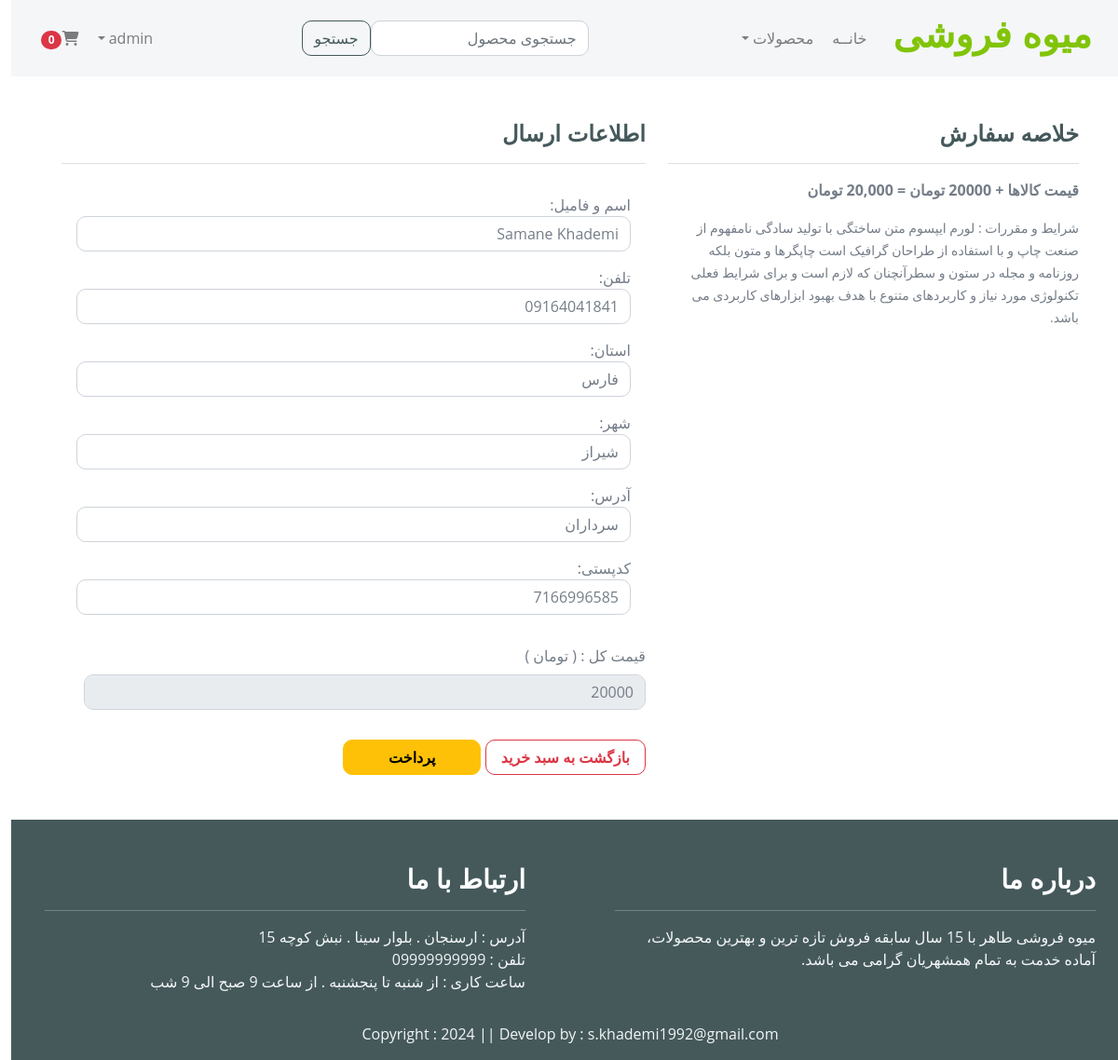
/payment/checkout/ (signed in), run on the app's committed database.
### store/models.py (models this page shows, shortened)
class Profile(models.Model):
    user = models.OneToOneField(User, on_delete=models.CASCADE)
    date_modified = models.DateTimeField(User, auto_now=True)
    full_name = models.CharField(max_length=100, default='', blank=True, null=True)
    phone = models.CharField(max_length=20, blank=True)
    state = models.CharField(max_length=200, blank=True)
    city = models.CharField(max_length=200, blank=True)
    address = models.CharField(max_length=200, blank=True)
    zipcode = models.CharField(max_length=200, blank=True)
    old_cart = models.CharField(max_length=200, blank=True, null=True)

### payment/views.py (the view)
# urls.py: path('checkout/', views.checkout, name='checkout'),
def checkout(request):
    cart = Cart(request)
    cart_products = cart.get_prods
    quantities = cart.get_quants
    shipped_cost = 20000
    totals = cart.cart_total() + shipped_cost
    if request.user.is_authenticated:
        shipping_user = Profile.objects.get(user__id=request.user.id)
        shipping_form = UserInfoForm(request.POST or None, instance=shipping_user)
        return render(request, 'payment/checkout.html',locals())
    else:
        shipping_form = UserInfoForm(request.POST or None)
        return render(request, 'payment/checkout.html',locals())

### store/forms.py
class UserInfoForm(forms.ModelForm):
    full_name = forms.CharField(label='اسم و فامیل', widget=forms.TextInput(attrs={'class': 'form-control'}), required=False)
    phone = forms.CharField(label='تلفن', widget=forms.TextInput(attrs={'class': 'form-control'}), required=False)
    state = forms.CharField(label='استان', widget=forms.TextInput(attrs={'class': 'form-control'}), required=False)
    city = forms.CharField(label='شهر', widget=forms.TextInput(attrs={'class': 'form-control'}), required=False)
    address = forms.CharField(label='آدرس', widget=forms.TextInput(attrs={'class': 'form-control'}), required=False)
    zipcode = forms.CharField(label='کدپستی', widget=forms.TextInput(attrs={'class': 'form-control'}), required=False)
    class Meta:
        model = Profile
        fields = ('full_name', 'phone', 'state', 'city', 'address', 'zipcode')

### cart/cart.py (called while the page is built, shortened)
    def __len__(self):
        return len(self.cart)

    def get_prods(self):
        product_ids = self.cart.keys()
        products = Product.objects.filter(id__in=product_ids)
        return products

    def cart_total(self):
        product_ids = self.cart.keys()
        products = Product.objects.filter(id__in=product_ids)
        quantities = self.cart
        total = 0
        return total

### cart/context_processors.py (called while the page is built)
def cart(request):
    return {'cart': Cart(request)}

### payment/templates/payment/checkout.html (shortened to what this page needs)
{% extends 'base.html' %}
{% load static %}
{% load humanize %}
{% block main-content %}
<div class="container pb-5">
    <div class="row mt-5">
        <div class="col-md-5">
            <h4>خلاصه سفارش</h4>
            <hr>
            <p class="fw-bold">قیمت کالاها + {{ shipped_cost }} تومان = {{ totals | intcomma }} تومان</p>
        <small>شرایط و مقررات : لورم ایپسوم متن ساختگی با تولید سادگی نامفهوم از صنعت چاپ و با استفاده از طراحان گرافیک است چاپگرها و متون بلکه روزنامه و مجله در ستون و سطرآنچنان که لازم است و برای شرایط فعلی تکنولوژی مورد نیاز و کاربردهای متنوع با هدف بهبود ابزارهای کاربردی می باشد.</small>
        </div>
        <div class="col-md-7">
            <h4>اطلاعات ارسال</h4>
            <hr>
            <div class="card-body">
                {{ shipping_form.as_p }}
            </div>
                <div class="form-check mb-3">
                    <label class="form-label">قیمت کل : ( تومان )</label>
                    <input type="number" class="form-control" value="{{ totals }}" readonly>
                </div>
                <div class="text-end">
                    <a href="{% url 'cart_summary' %}" class="btn btn-outline-danger mt-3 px-3 fw-bold">بازگشت به سبد خرید</a>
                    <button type="button" class="btn btn-warning mt-3 px-5 fw-bold">پرداخت</button>
                </div>
        </div>
    </div>
</div>
{% endblock main-content %}

### static/css/style.css (style rules this page uses)
* { margin: 0; padding: 0; box-sizing: border-box; }

### data on the page
Profile: full_name "Samane Khademi", phone "09164041841", state "فارس", city "شیراز", address "سرداران", zipcode "7166996585"

### other printed values
{{ shipped_cost }} "20000"
{{ totals | intcomma }} "20,000"
